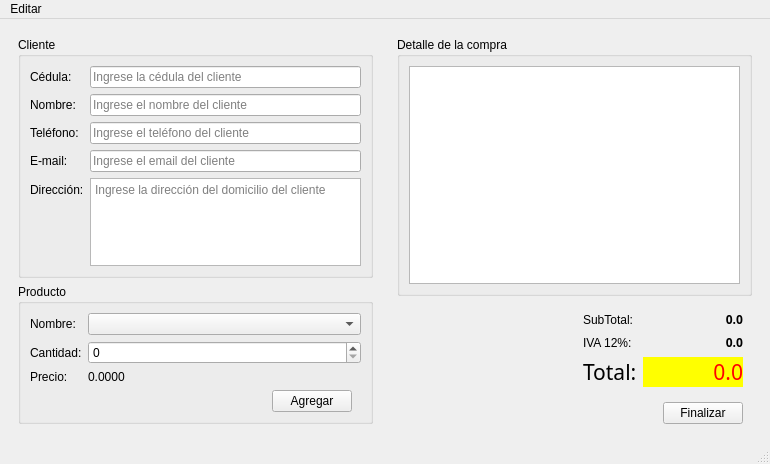
<?xml version="1.0" encoding="UTF-8"?>
<ui version="4.0">
 <class>Principal</class>
 <widget class="QMainWindow" name="Principal">
  <property name="geometry">
   <rect>
    <x>0</x>
    <y>0</y>
    <width>770</width>
    <height>464</height>
   </rect>
  </property>
  <property name="windowTitle">
   <string>TIENDA MICHITA</string>
  </property>
  <property name="windowIcon">
   <iconset resource="recursos.qrc">
    <normaloff>:/recursos/supermercado.png</normaloff>:/recursos/supermercado.png</iconset>
  </property>
  <widget class="QWidget" name="centralwidget">
   <layout class="QHBoxLayout" name="horizontalLayout_3">
    <item>
     <widget class="QWidget" name="widget_4" native="true">
      <property name="maximumSize">
       <size>
        <width>400</width>
        <height>16777215</height>
       </size>
      </property>
      <layout class="QVBoxLayout" name="verticalLayout_3">
       <item>
        <widget class="QGroupBox" name="groupBox">
         <property name="title">
          <string>Cliente</string>
         </property>
         <layout class="QFormLayout" name="formLayout_3">
          <item row="0" column="0">
           <widget class="QLabel" name="label">
            <property name="text">
             <string>Cédula:</string>
            </property>
           </widget>
          </item>
          <item row="0" column="1">
           <widget class="QLineEdit" name="inCedula">
            <property name="inputMethodHints">
             <set>Qt::ImhNone</set>
            </property>
            <property name="inputMask">
             <string>0000000000</string>
            </property>
            <property name="cursorPosition">
             <number>0</number>
            </property>
            <property name="placeholderText">
             <string>Ingrese la cédula del cliente</string>
            </property>
           </widget>
          </item>
          <item row="1" column="0">
           <widget class="QLabel" name="label_4">
            <property name="text">
             <string>Nombre:</string>
            </property>
           </widget>
          </item>
          <item row="1" column="1">
           <widget class="QLineEdit" name="inNombre">
            <property name="placeholderText">
             <string>Ingrese el nombre del cliente</string>
            </property>
           </widget>
          </item>
          <item row="2" column="0">
           <widget class="QLabel" name="label_5">
            <property name="text">
             <string>Teléfono:</string>
            </property>
           </widget>
          </item>
          <item row="2" column="1">
           <widget class="QLineEdit" name="inTelefono">
            <property name="inputMask">
             <string>9999999999</string>
            </property>
            <property name="placeholderText">
             <string>Ingrese el teléfono del cliente</string>
            </property>
           </widget>
          </item>
          <item row="3" column="0">
           <widget class="QLabel" name="label_3">
            <property name="text">
             <string>E-mail:</string>
            </property>
           </widget>
          </item>
          <item row="3" column="1">
           <widget class="QLineEdit" name="inEmail">
            <property name="placeholderText">
             <string>Ingrese el email del cliente</string>
            </property>
           </widget>
          </item>
          <item row="4" column="0">
           <widget class="QLabel" name="label_2">
            <property name="text">
             <string>Dirección:</string>
            </property>
           </widget>
          </item>
          <item row="4" column="1">
           <widget class="QTextEdit" name="inDireccion">
            <property name="placeholderText">
             <string>Ingrese la dirección del domicilio del cliente</string>
            </property>
           </widget>
          </item>
         </layout>
        </widget>
       </item>
       <item>
        <widget class="QGroupBox" name="groupBox_2">
         <property name="title">
          <string>Producto</string>
         </property>
         <layout class="QFormLayout" name="formLayout">
          <item row="0" column="0">
           <widget class="QLabel" name="label_6">
            <property name="text">
             <string>Nombre:</string>
            </property>
           </widget>
          </item>
          <item row="0" column="1">
           <widget class="QComboBox" name="inProducto"/>
          </item>
          <item row="1" column="0">
           <widget class="QLabel" name="label_7">
            <property name="text">
             <string>Cantidad:</string>
            </property>
           </widget>
          </item>
          <item row="1" column="1">
           <widget class="QSpinBox" name="inCantidad"/>
          </item>
          <item row="2" column="0">
           <widget class="QLabel" name="label_9">
            <property name="text">
             <string>Precio:</string>
            </property>
           </widget>
          </item>
          <item row="2" column="1">
           <widget class="QLabel" name="outPrecio">
            <property name="lineWidth">
             <number>1</number>
            </property>
            <property name="text">
             <string>0.0000</string>
            </property>
            <property name="textFormat">
             <enum>Qt::PlainText</enum>
            </property>
           </widget>
          </item>
          <item row="3" column="1">
           <widget class="QWidget" name="widget_5" native="true">
            <layout class="QHBoxLayout" name="horizontalLayout_2">
             <property name="topMargin">
              <number>0</number>
             </property>
             <property name="bottomMargin">
              <number>0</number>
             </property>
             <item>
              <spacer name="horizontalSpacer_2">
               <property name="orientation">
                <enum>Qt::Horizontal</enum>
               </property>
               <property name="sizeHint" stdset="0">
                <size>
                 <width>40</width>
                 <height>20</height>
                </size>
               </property>
              </spacer>
             </item>
             <item>
              <widget class="QPushButton" name="cmdAgregar">
               <property name="minimumSize">
                <size>
                 <width>0</width>
                 <height>0</height>
                </size>
               </property>
               <property name="sizeIncrement">
                <size>
                 <width>0</width>
                 <height>0</height>
                </size>
               </property>
               <property name="autoFillBackground">
                <bool>false</bool>
               </property>
               <property name="text">
                <string>Agregar</string>
               </property>
              </widget>
             </item>
            </layout>
           </widget>
          </item>
         </layout>
        </widget>
       </item>
       <item>
        <spacer name="verticalSpacer">
         <property name="orientation">
          <enum>Qt::Vertical</enum>
         </property>
         <property name="sizeHint" stdset="0">
          <size>
           <width>20</width>
           <height>40</height>
          </size>
         </property>
        </spacer>
       </item>
      </layout>
     </widget>
    </item>
    <item>
     <widget class="QWidget" name="widget_3" native="true">
      <layout class="QVBoxLayout" name="verticalLayout_2">
       <item>
        <widget class="QGroupBox" name="groupBox_3">
         <property name="title">
          <string>Detalle de la compra</string>
         </property>
         <layout class="QVBoxLayout" name="verticalLayout">
          <item>
           <widget class="QTableWidget" name="outDetalle">
            <property name="inputMethodHints">
             <set>Qt::ImhNone</set>
            </property>
           </widget>
          </item>
         </layout>
        </widget>
       </item>
       <item>
        <widget class="QWidget" name="widget" native="true">
         <layout class="QHBoxLayout" name="horizontalLayout">
          <property name="leftMargin">
           <number>9</number>
          </property>
          <property name="topMargin">
           <number>0</number>
          </property>
          <property name="rightMargin">
           <number>9</number>
          </property>
          <property name="bottomMargin">
           <number>0</number>
          </property>
          <item>
           <spacer name="horizontalSpacer">
            <property name="orientation">
             <enum>Qt::Horizontal</enum>
            </property>
            <property name="sizeHint" stdset="0">
             <size>
              <width>40</width>
              <height>20</height>
             </size>
            </property>
           </spacer>
          </item>
          <item>
           <widget class="QWidget" name="widget_2" native="true">
            <layout class="QFormLayout" name="formLayout_2">
             <property name="rightMargin">
              <number>0</number>
             </property>
             <item row="0" column="0">
              <widget class="QLabel" name="label_10">
               <property name="text">
                <string>SubTotal:</string>
               </property>
              </widget>
             </item>
             <item row="0" column="1">
              <widget class="QLabel" name="outSubtotal">
               <property name="minimumSize">
                <size>
                 <width>100</width>
                 <height>0</height>
                </size>
               </property>
               <property name="font">
                <font>
                 <family>Verdana Pro Cond Semibold</family>
                 <pointsize>9</pointsize>
                 <weight>75</weight>
                 <bold>true</bold>
                </font>
               </property>
               <property name="text">
                <string>0.0</string>
               </property>
               <property name="alignment">
                <set>Qt::AlignRight|Qt::AlignTrailing|Qt::AlignVCenter</set>
               </property>
              </widget>
             </item>
             <item row="1" column="0">
              <widget class="QLabel" name="label_11">
               <property name="text">
                <string>IVA 12%:</string>
               </property>
              </widget>
             </item>
             <item row="1" column="1">
              <widget class="QLabel" name="outIva">
               <property name="minimumSize">
                <size>
                 <width>100</width>
                 <height>0</height>
                </size>
               </property>
               <property name="font">
                <font>
                 <family>Verdana Pro Cond Semibold</family>
                 <pointsize>9</pointsize>
                 <weight>75</weight>
                 <bold>true</bold>
                </font>
               </property>
               <property name="text">
                <string>0.0</string>
               </property>
               <property name="alignment">
                <set>Qt::AlignRight|Qt::AlignTrailing|Qt::AlignVCenter</set>
               </property>
              </widget>
             </item>
             <item row="2" column="0">
              <widget class="QLabel" name="label_12">
               <property name="font">
                <font>
                 <family>Ubuntu Mono</family>
                 <pointsize>16</pointsize>
                 <weight>50</weight>
                 <bold>false</bold>
                </font>
               </property>
               <property name="text">
                <string>Total:</string>
               </property>
              </widget>
             </item>
             <item row="2" column="1">
              <widget class="QLabel" name="outTotal">
               <property name="minimumSize">
                <size>
                 <width>100</width>
                 <height>0</height>
                </size>
               </property>
               <property name="font">
                <font>
                 <family>Arial Rounded MT Bold</family>
                 <pointsize>16</pointsize>
                </font>
               </property>
               <property name="styleSheet">
                <string notr="true">background-color: rgb(255, 255, 0);
color: rgb(255, 0, 0);</string>
               </property>
               <property name="text">
                <string>0.0</string>
               </property>
               <property name="alignment">
                <set>Qt::AlignRight|Qt::AlignTrailing|Qt::AlignVCenter</set>
               </property>
              </widget>
             </item>
            </layout>
           </widget>
          </item>
         </layout>
        </widget>
       </item>
       <item>
        <widget class="QWidget" name="widget_6" native="true">
         <layout class="QHBoxLayout" name="horizontalLayout_4">
          <property name="spacing">
           <number>6</number>
          </property>
          <property name="leftMargin">
           <number>9</number>
          </property>
          <property name="topMargin">
           <number>0</number>
          </property>
          <property name="rightMargin">
           <number>9</number>
          </property>
          <property name="bottomMargin">
           <number>0</number>
          </property>
          <item>
           <spacer name="horizontalSpacer_3">
            <property name="orientation">
             <enum>Qt::Horizontal</enum>
            </property>
            <property name="sizeHint" stdset="0">
             <size>
              <width>40</width>
              <height>20</height>
             </size>
            </property>
           </spacer>
          </item>
          <item>
           <widget class="QPushButton" name="cmdFinalizar">
            <property name="text">
             <string>Finalizar</string>
            </property>
           </widget>
          </item>
         </layout>
        </widget>
       </item>
      </layout>
     </widget>
    </item>
   </layout>
  </widget>
  <widget class="QMenuBar" name="menubar">
   <property name="geometry">
    <rect>
     <x>0</x>
     <y>0</y>
     <width>770</width>
     <height>21</height>
    </rect>
   </property>
   <widget class="QMenu" name="menuEditar">
    <property name="title">
     <string>Editar</string>
    </property>
    <addaction name="mnuProductos"/>
    <addaction name="mnuSalir"/>
   </widget>
   <addaction name="menuEditar"/>
  </widget>
  <widget class="QStatusBar" name="statusbar"/>
  <action name="mnuProductos">
   <property name="icon">
    <iconset resource="recursos.qrc">
     <normaloff>:/recursos/mercado.png</normaloff>:/recursos/mercado.png</iconset>
   </property>
   <property name="text">
    <string>Productos</string>
   </property>
  </action>
  <action name="mnuSalir">
   <property name="icon">
    <iconset resource="recursos.qrc">
     <normaloff>:/recursos/cerrar.png</normaloff>:/recursos/cerrar.png</iconset>
   </property>
   <property name="text">
    <string>Salir</string>
   </property>
  </action>
 </widget>
 <resources>
  <include location="recursos.qrc"/>
 </resources>
 <connections/>
</ui>
